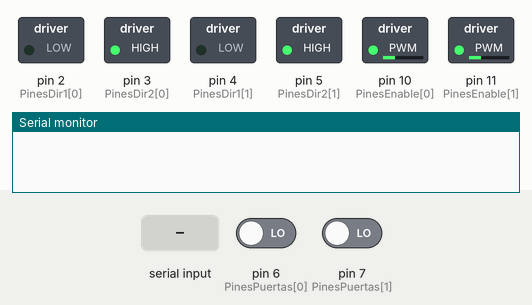
A sketch run on a simulated Arduino Uno, built with avr-gcc and run on an emulated ATmega328P. On the bench: switched loads named in the sketch (green lamp = pin HIGH), the last lines printed to the serial monitor. Inputs (shaded band) come from the test bench; at power-on: pin 6 (PinesPuertas[0]) LOW, pin 7 (PinesPuertas[1]) LOW.

Above: at 1.2 s.
1.3 s: "1\n" received over Serial
At 2.9 s:
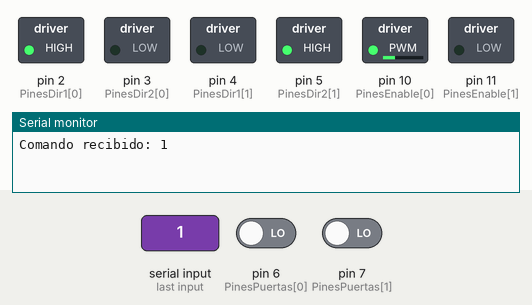
At 4.5 s:
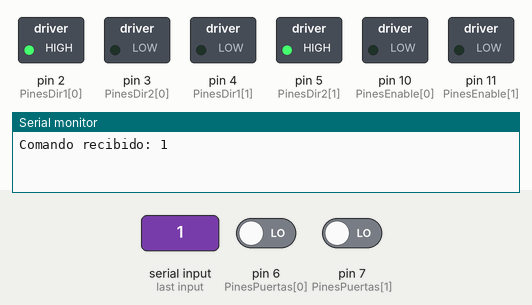
5.5 s: "0\n" received over Serial
At 7.2 s:
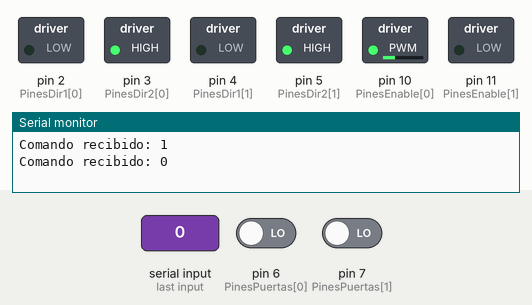
Timing chart, 0 to 9.5 s (numbered marks = the images above; inputs shaded):
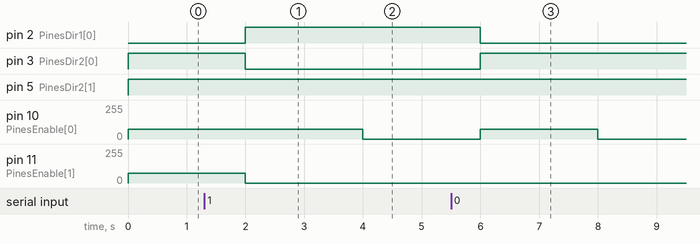

Measured:
- after the input at 1.3 s, pin 2 (PinesDir1[0]): LOW → HIGH after 0.70 s; pin 3 (PinesDir2[0]): HIGH → LOW after 0.70 s; pin 10 (PinesEnable[0]): 75/255 → 0/255 after 2.7 s instead of 0.70 s
- after the input at 5.5 s, pin 2 (PinesDir1[0]): HIGH → LOW after 0.50 s; pin 3 (PinesDir2[0]): LOW → HIGH after 0.50 s; pin 10 (PinesEnable[0]): 0/255 → 75/255 after 0.50 s, → 0/255 2.0 s later

The sketch:

prueba_comunicacion.ino
```cpp
//using data = uint8_t;
typedef uint8_t data;
///***ASIGNACIONES DE PINES***///

//Motores
const uint8_t n = 2; //numero de motores/puertas activas (maximo 225)
const data PinesEnable[n] = {10, 11}; //motorA: 10 | motorB: 11
const data PinesDir1[n] = {2, 4}; //Dir1A: 2 | Dir1B: 4
const data PinesDir2[n] = {3, 5}; //Dir2A: 3 | Dir2B: 5
const data PinesPuertas[n] = {6, 7}; //Sesores de puertas

///***DECLARACIÓN DE VARIABLES***///
data flagComandoDes = 0b00000000; //Flag Comando enviado por la aplicación (1:Asegurar pueta | 0:Liberar puerta)
data flagComandoAct = 0b00000011; //Flag Comando actual del mecanismo (1:Asegurar pueta | 0:Liberar puerta)
data flagCambioComando = 0b00000000; //Flag que muestra si ha habido un cambio en algún comando
data confirmacionComando = 0b00000000;//Flag qeu confirma la posición

data estPuerta = 0b00000000; //Flag Estado de puerta (1:puerta abierta | 0:puerta cerrada)
data tramaDir1 = 0b00000000; //Trama de dirección 1 para todos los motores
data tramaDir2 = 0b00000000; //Trama de dirección 2 para todo los motores

const uint8_t velTrabajo = 75; //Velocidad de trabajo de los motores
data lecComando = 0b00000000; //Variable que almacena la información enviada por la aplicación (se debe procesar)
data tempa = 0b00000000; //Variable auxiliar
data tempb = 0b00000000; //Variable auxiliar
String tempc;

//Funciones usadas
bool cambioComando(){
  if (flagComandoDes == flagComandoAct){
    return false;
  }else{
    return true;
  }
}

void imprimirSerial(String mensaje,bool ln = false){
   if(Serial.available() != 0){
      if(ln == false){
        Serial.print(mensaje);
      }else{
        Serial.println(mensaje);
      }
   }
}

void string2comando(String palabra){
  char tempchar;
  for (int i=0; i<tempc.length(); i++){
      tempchar = tempc[i];
      if (tempchar == '1'){
        tempa = 0b00000001;
      }else{
        tempa = 0b00000000;
      }
      tempa = tempa << i;
      tempb = tempb | tempa;
    }

  	flagComandoDes = tempb;
    tempa = 0b00000000;
    tempb = 0b00000000;
}


uint8_t readBit(uint8_t num, uint8_t nbit){
  /*Funcion que lee un determinado bit en un byte
  	- Imputs:
      |> byte: nombre de byte a leer
      |> nbit: # de bit (0-leng(data)-1)
    - Output:
      |> uint8_t donde el LSB posee el valor del bit leido
  */
  uint8_t resp = 0;
  resp = num >> nbit;
  resp = resp & 0b00000001;
  return (resp);
}

uint8_t writeBit(uint8_t num, uint8_t nbit, bool val){
  /*Funcion que lee un determinado bit en un byte
  	- Imputs:
      |> byte: nombre de byte a leer
      |> nbit: # de bit
      |> val: valor a escribir (0, 1)

    - Output:
      |> variable de tipo data con el bit escrito
  */
  uint8_t tempA = 0;
  uint8_t resp = 0;
  if (val == 1) {
    tempA = val << nbit;
    resp = num | tempA;

  }else{
    if (readBit(num, nbit) == 1){
      tempA = 1;
      tempA = tempA << nbit;
      resp = num - tempA;
    }else{
      resp = num;
    }
  }
  return(resp);
}

///***DESIGNACIÓN DE PINES***///
void setup() {
  for(int i = 0; i<=n-1; i++){
    pinMode(PinesDir1[i], OUTPUT); //Pines de dirección1 como salida
    pinMode(PinesDir2[i], OUTPUT); //Pines de dirección2 como salida
    pinMode(PinesEnable[i], OUTPUT); //pines de enable como salida

    pinMode(PinesPuertas[i], INPUT); //Pines asociados a los sensores de puertas como salida
  }

  Serial.begin(9600);
}

///****BUCLE PRINCIPAL****///
void loop() {
  //Serial.println("==================================");

  //Lectura de los estado de puerta:
  /*
  for(int i = 0; i<n;i++){
    tempa = 0b00000000;
    Serial.println(digitalRead(PinesPuertas[i]));
    tempa = digitalRead(PinesPuertas[i]); //Leo el pin correspondiente a la puerta i
    tempa = tempa & 0b00000001;
    tempa = tempa << i; //Desplazo la lectura a la posición de byte correspondiente
    tempb = tempb|tempa; //Acumulo las lecturas un variable temporal
  }*/

  //leo puerta 2
  tempa = digitalRead(PinesPuertas[1]);
  tempa = tempa << 1;
  //Leo puerta 1
  tempb = digitalRead(PinesPuertas[0]);

  //Sumo lecturas
  estPuerta = tempb | tempa; //guardo las lecturas en el flag correspondiente

  tempb = 0b00000000; //reseteo variables temporales
  tempa = 0b00000000;


  //IMPRESIÓN DE "RESULTADOS"
  //Serial.print("Estado de puertas: ");
  //Serial.println(estPuerta);


  //Lectura de comandos de sensor
  if(Serial.available() != 0){
    tempc = Serial.readStringUntil('\n'); //Leo el puerto serial
    //Serial.println("==================================");
    //Serial.println("Orden Recibida");
    Serial.print("Comando recibido: ");
    Serial.println(tempc);

    string2comando(tempc); //proceso la lectura para actualizar flagComandoDes

    //Serial.print("Comando procesado: ");
    //Serial.println(flagComandoDes);
  }


  //Serial.print("ComandoDes: ");
  //Serial.println(flagComandoDes);


  // Verificar estado de puerta

  if (readBit(flagComandoAct,0) == 0 & readBit(flagComandoDes,0) == 1 & readBit (estPuerta,0) == 1) {
  	Serial.println("No se puede bloquear puerta 1.Cierrala.");
    flagComandoDes = writeBit(flagComandoDes,0,0);
    Serial.print("Nuevo Comando Deseado: ");
    Serial.println(flagComandoDes);
  }

  if (readBit(flagComandoAct,1) == 0 & readBit(flagComandoDes,1) == 1 & readBit (estPuerta,1) == 1) {
  	Serial.println("No se puede bloquear puerta 2.Cierrala.");
    flagComandoDes = writeBit(flagComandoDes,1,0);
    Serial.print("Nuevo Comando Deseado: ");
    Serial.println(flagComandoDes);
  }

  // Cambio de direcciones de acuerdo a flags

  flagCambioComando = flagComandoDes^flagComandoAct;
  //Serial.print("Cambio comando: ");
  //Serial.println(flagCambioComando);

  tramaDir1=flagComandoDes;
  tramaDir2=~flagComandoDes;

  for(int i = 0; i < n; i++){
    //Asignación cambio a pings
    tempa = readBit(tramaDir1, i);
    tempb = readBit(tramaDir2, i);
    digitalWrite(PinesDir1[i], tempa);
  	digitalWrite(PinesDir2[i], tempb);

    //habilitar movimeinto de motores de acuerdo al flag de cambios
    if(readBit(flagCambioComando,i)){
      analogWrite(PinesEnable[i], velTrabajo);
      writeBit(confirmacionComando, i, readBit(flagComandoDes,i));
    }
  }

  //Serial.print("ComandoActual: ");
  //Serial.println(flagComandoAct);

  //Apagado de motores
  delay(2000);
  for(int i = 0; i < n; i++){
    //habilitar movimeinto de motores
    if(readBit(flagCambioComando, i)){
      analogWrite(PinesEnable[i], 0);
    }
  }

  flagComandoAct = flagComandoDes;
}
```
